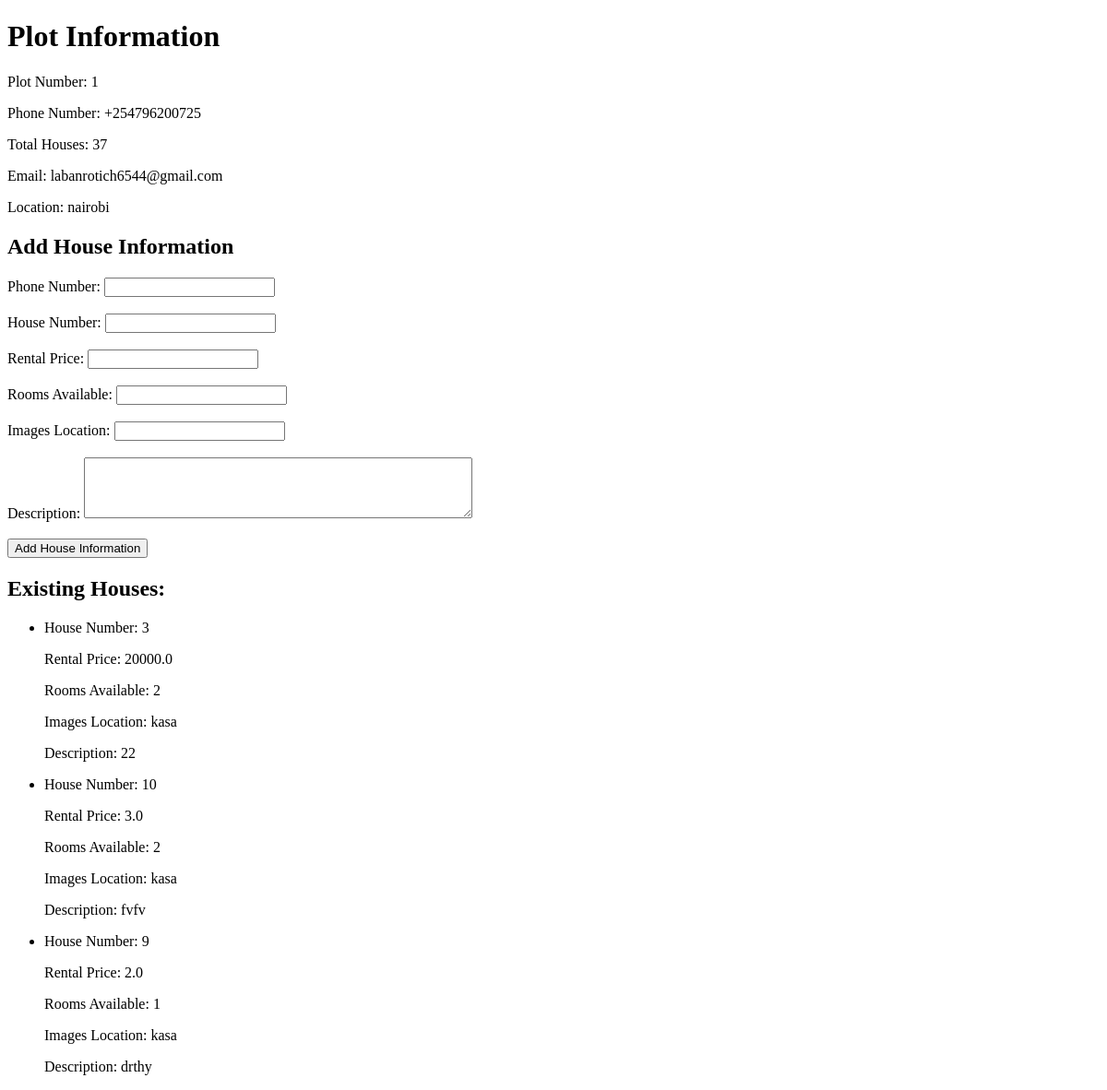
The page /plot_info/3 on the database as committed earlier.
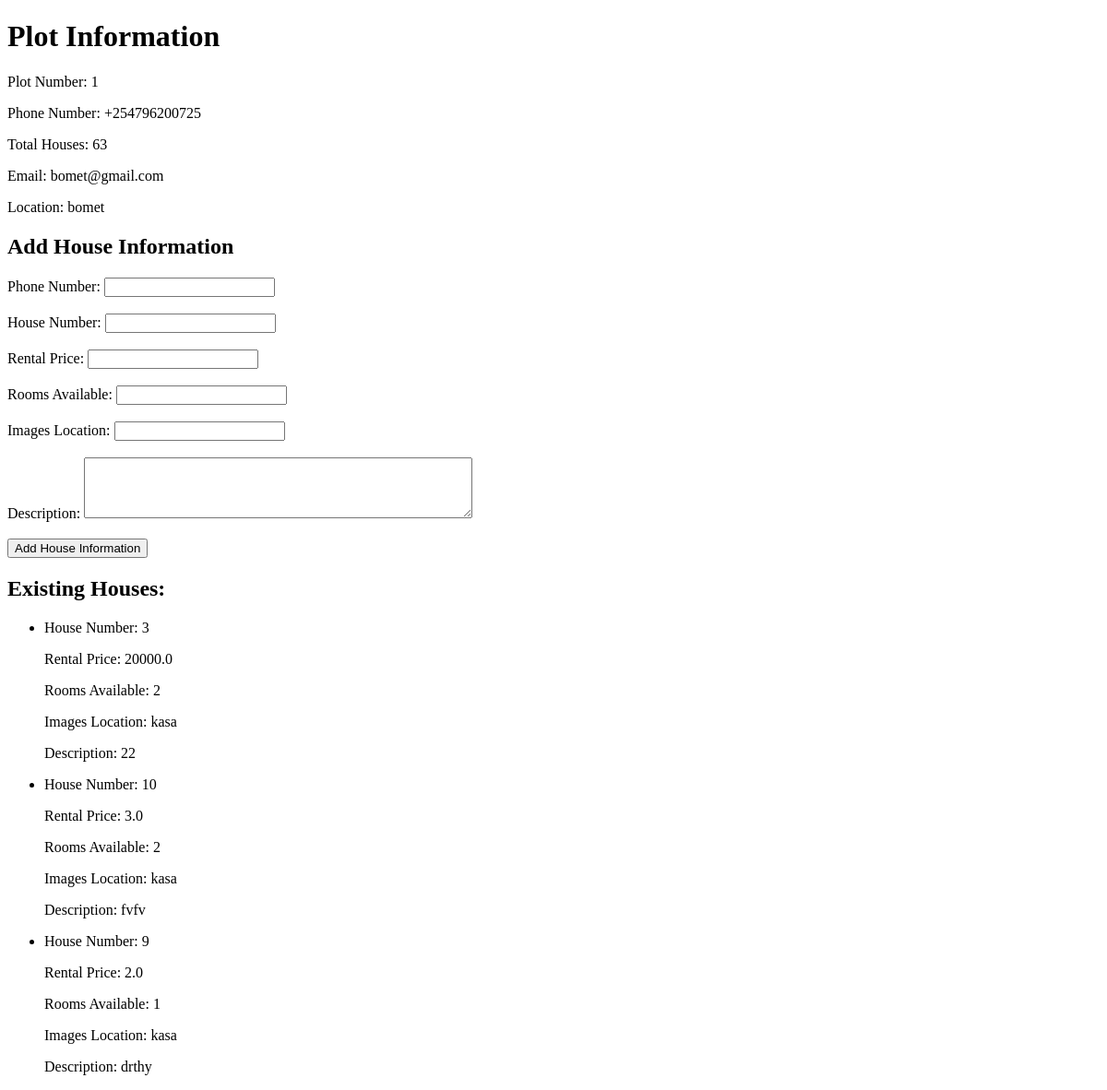
The same page on the database as committed later.
### app/models.py (models this page shows, shortened)
class PlotInformation(Base):
    __tablename__ = 'plot_information'
    id = Column(Integer, primary_key=True)
    plot_number = Column(String(50), nullable=False)
    phone_number = Column(String(50), nullable=False)
    total_houses = Column(Integer, nullable=False)
    email = Column(String(100), nullable=False)
    location = Column(String(100), nullable=False)
    password1 = Column(String(100), nullable=False)

### app/views.py (the view)
@app.route('/plot_info/<int:plot_id>')
def plot_info(plot_id):
    plot = db_session.query(PlotInformation).filter_by(id=plot_id).first()
    if plot:
        houses = db_session.query(HouseInformation).filter_by(plot_id=plot_id).all()
        return render_template('plot_info.html', plot=plot, houses=houses)
    else:
        return 'Plot not found!'

### app/templates/plot_info.html (shortened to what this page needs)
<!DOCTYPE html>
<html>
<head>
</head>
<body>
    <h1>Plot Information</h1>
    <p>Plot Number: {{ plot.plot_number }}</p>
    <p>Phone Number: {{ plot.phone_number }}</p>
    <p>Total Houses: {{ plot.total_houses }}</p>
    <p>Email: {{ plot.email }}</p>
    <p>Location: {{ plot.location }}</p>
    <h2>Add House Information</h2>
    <form method="post">
        <label for="phone_number">Phone Number:</label>
        <input type="text" name="phone_number" required><br><br>
        <label for="house_number">House Number:</label>
        <input type="text" name="house_number" required><br><br>
        <label for="rental_price">Rental Price:</label>
        <input type="number" name="rental_price" required><br><br>
        <label for="rooms_available">Rooms Available:</label>
        <input type="number" name="rooms_available" required><br><br>
        <label for="images_location">Images Location:</label>
        <input type="text" name="images_location" required><br><br>
        <label for="description">Description:</label>
        <textarea name="description" rows="4" cols="50" required></textarea><br><br>
        <input type="submit" value="Add House Information">
    </form>
    <h2>Existing Houses:</h2>
    <ul>
        {% for house in houses %}
        <li>
            <p>House Number: {{ house.house_number }}</p>
            <p>Rental Price: {{ house.rental_price }}</p>
            <p>Rooms Available: {{ house.rooms_available }}</p>
            <p>Images Location: {{ house.images_location }}</p>
            <p>Description: {{ house.description }}</p>
        </li>
        {% endfor %}
    </ul>
</body>
</html>

Rows that differ between the two databases and show on the page:
changed PlotInformation: total_houses "37" → "63"; email "labanrotich6544@gmail.com" → "bomet@gmail.com"; location "nairobi" → "bomet"
